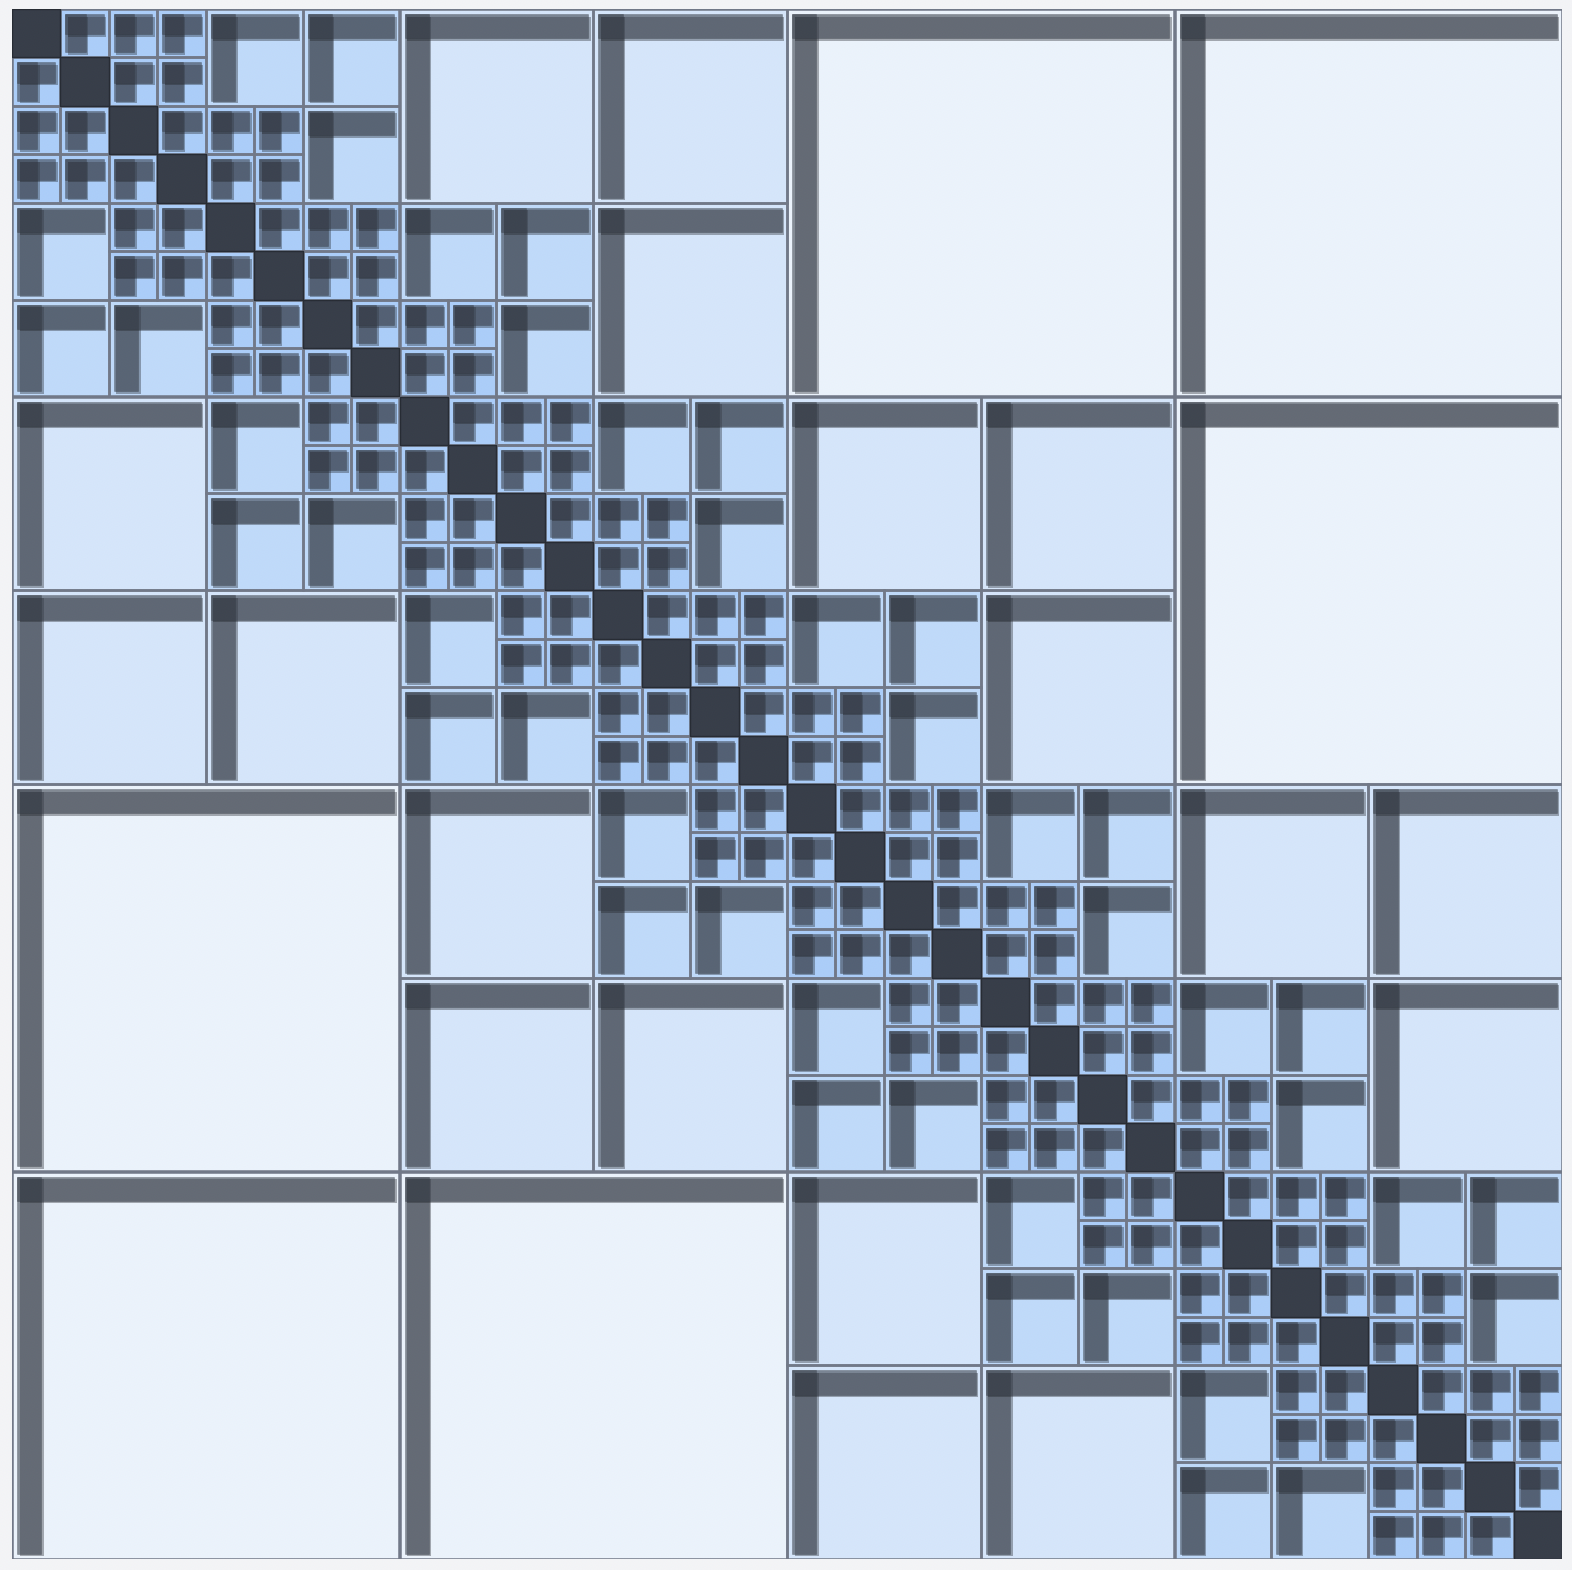

Reproduce this figure in Python.
"""
Schematic figure for weak-admissibility H-matrix tiling (not HODLR).

Uses the same dyadic admissibility rule as ``standard_admissible_unique_blocks`` in the
repository's H-matrix tiling sources. Constants below are only for the drawing.

Toggle ``SHOW_HIGHWAYS`` (or run with ``--bare``) to draw the partition without the red bands.
Highway band (red): prolongation scatter matching ``_accumulate_highway_from_blocks`` (indices
``HM_PROLONG_ROW_LEAF_IDX``, ``HM_PROLONG_COL_LEAF_IDX`` in the same module): one chosen
off-diagonal tile ``(r0, c0, S)`` scatters into all row leaves ``r0..r0+S-1`` and column
leaves ``c0..c0+S-1``. We show the union of those **row-strip** and **column-strip** regions
restricted to the **upper triangle including the diagonal** (leaf row index ``<=`` leaf column
index), i.e. on and above the main diagonal in the leaf grid.
"""

from __future__ import annotations

import argparse

import matplotlib.colors as mcolors
import matplotlib.patheffects as pe
import matplotlib.pyplot as plt
import matplotlib.patches as patches
import numpy as np

# --- Illustration parameters (any power-of-two leaf count; plot scale is arbitrary) ---
NUM_LEAVES = 64
PIX_PER_LEAF = 20
ETA = 1.0

N_DRAW = NUM_LEAVES * PIX_PER_LEAF

# --- Highway demo (row/col prolong strips, upper triangle including diagonal) ---
# Set to ``False`` for partition-only figure (no red bands). CLI ``--bare`` also turns highways off.
SHOW_HIGHWAYS = True
# Off-diagonal block size ``S``: ``0`` = largest, ``1`` = second-largest, ``2`` = one dyadic
# step smaller (half the linear extent), etc.
HIGHWAY_S_RANK = 2
# Red overlay on top of tile blue (R, G, B, alpha); a bit punchier than the very muted version.
HIGHWAY_FACE_RGBA = (0.92, 0.22, 0.24, 0.48)
HIGHWAY_EDGE = (0.58, 0.14, 0.16, 0.62)

# --- Palette ---
BG_COLOR = "#F4F5F7"
LEAF_SLATE = "#3D4754"
DIAG_FILL = LEAF_SLATE
DIAG_EDGE = "#2A323C"
OFF_OUTLINE = "#7A8494"
OFF_OUTLINE_WIDTH = 0.9
OFF_BG_HUE = 0.58
OFF_BG_VALUE = 0.99
OFF_BG_SAT_MAX = 1.0 / 3.0
OFF_BG_SAT_LARGE = 0.07
STRIP_THICKNESS = PIX_PER_LEAF * 0.5
DISPLAY_INSET_PX = 5.0
STRIP_FACE = (0.24, 0.28, 0.33)
STRIP_ALPHA = 0.55
STRIP_EDGE = (0.18, 0.22, 0.26, 0.4)
STRIP_EDGE_WIDTH = 0.2
STRIP_SHADOW_OFFSET = (0.9, -0.9)
STRIP_SHADOW_ALPHA = 0.32

FIG_SIZE = (10, 10)
SPACING = 0.002


def standard_admissible_unique_blocks(num_units: int, eta: float) -> np.ndarray:
    nu = int(num_units)
    if nu <= 0:
        return np.zeros((0, 3), dtype=np.int64)
    r = np.arange(nu, dtype=np.int64)[:, None]
    c = np.arange(nu, dtype=np.int64)[None, :]
    s_max = np.ones((nu, nu), dtype=np.int64)
    max_level = (nu.bit_length() - 1) if nu > 1 else 0
    eta_f = float(eta)
    for lv in range(1, max_level + 1):
        s = 1 << lv
        r0 = (r // s) * s
        c0 = (c // s) * s
        d = np.abs(r0 - c0).astype(np.float64) - float(s)
        admissible = (d > 0) & (float(s) <= eta_f * d)
        s_max = np.where(admissible, s, s_max)
    final_r0 = (r // s_max) * s_max
    final_c0 = (c // s_max) * s_max
    flat = np.stack([final_r0.ravel(), final_c0.ravel(), s_max.ravel()], axis=-1)
    return np.unique(flat, axis=0)


def _is_dense_on_diag_leaf(r0: int, c0: int, s: int) -> bool:
    return r0 == c0 and s == 1


def pick_highway_seed_block(tiles: np.ndarray, num_leaves: int) -> tuple[int, int, int] | None:
    """
    Pick one off-diagonal tile ``(r0, c0, S)`` for the highway illustration.

    ``HIGHWAY_S_RANK`` picks the distinct off-diagonal size ``S`` (largest first).  Among
    upper-triangular tiles ``(r0 < c0)`` with that ``S``, choose the one whose block center
    ``(r0+S/2, c0+S/2)`` is closest to the middle of the ``K``-by-``K`` leaf grid (``K/2``),
    so the row/column bands sit nearer the figure center than the top-left chain.
    """
    off: list[tuple[int, int, int]] = []
    for row in tiles:
        r0, c0, s = int(row[0]), int(row[1]), int(row[2])
        if _is_dense_on_diag_leaf(r0, c0, s):
            continue
        off.append((r0, c0, s))
    if not off:
        return None
    sizes = sorted({s for _, _, s in off}, reverse=True)
    rank = min(HIGHWAY_S_RANK, len(sizes) - 1)
    s_pick = sizes[rank]
    cand = [(r0, c0, s) for (r0, c0, s) in off if s == s_pick and r0 < c0]
    if not cand:
        return None
    k = float(num_leaves)
    ctr = 0.5 * k

    def center_dist2(t: tuple[int, int, int]) -> float:
        r0, c0, s = t
        mr = r0 + 0.5 * float(s)
        mc = c0 + 0.5 * float(s)
        return (mr - ctr) ** 2 + (mc - ctr) ** 2

    cand.sort(key=lambda t: (center_dist2(t), t[0], t[1]))
    return cand[3]


def highway_upper_tri_leaf_cells(r0b: int, c0b: int, sb: int, num_leaves: int) -> set[tuple[int, int]]:
    """
    Leaf pairs ``(R, C)`` with ``R <= C`` (upper triangle including diagonal) touched by the
    row- and column-strip prolongation index sets for tile ``(r0b, c0b, sb)``.
    """
    k = int(num_leaves)
    cells: set[tuple[int, int]] = set()
    for r in range(r0b, r0b + sb):
        for c in range(r, k):
            cells.add((r, c))
    for c in range(c0b, c0b + sb):
        for r in range(0, c + 1):
            cells.add((r, c))
    return cells


def _off_diag_s_bounds(tiles: np.ndarray) -> tuple[int, int]:
    s_vals: list[int] = []
    for r0, c0, s in tiles:
        r0, c0, s = int(r0), int(c0), int(s)
        if not _is_dense_on_diag_leaf(r0, c0, s):
            s_vals.append(s)
    if not s_vals:
        return 1, 1
    return min(s_vals), max(s_vals)


def off_block_fill_rgba(s: int, s_min: int, s_max: int) -> tuple[float, float, float, float]:
    a = float(s * s)
    a0 = float(s_min * s_min)
    a1 = float(s_max * s_max)
    if a1 <= a0:
        t = 0.0
    else:
        t = (np.log(a) - np.log(a0)) / (np.log(a1) - np.log(a0))
    t = float(np.clip(t, 0.0, 1.0))
    sat = OFF_BG_SAT_MAX + (OFF_BG_SAT_LARGE - OFF_BG_SAT_MAX) * t
    rgb = mcolors.hsv_to_rgb([OFF_BG_HUE, sat, OFF_BG_VALUE])
    return (float(rgb[0]), float(rgb[1]), float(rgb[2]), 1.0)


def _display_px_to_data_d(ax, n_px: float) -> float:
    x0, x1 = ax.get_xlim()
    px0 = ax.transData.transform((x0, 0.0))
    px1 = ax.transData.transform((x1, 0.0))
    disp_w = abs(px1[0] - px0[0])
    dx = abs(n_px * (x1 - x0) / disp_w) if disp_w > 1e-9 else 0.0

    y0, y1 = ax.get_ylim()
    py0 = ax.transData.transform((0.0, y0))
    py1 = ax.transData.transform((0.0, y1))
    disp_h = abs(py1[1] - py0[1])
    dy = abs(n_px * (y1 - y0) / disp_h) if disp_h > 1e-9 else 0.0

    return float(max(dx, dy))


def _tile_inner_bounds(r0: int, c0: int, s: int, pix_per_leaf: float) -> tuple[float, float, float, float]:
    px = float(c0 * pix_per_leaf)
    py = float(r0 * pix_per_leaf)
    w = h = float(s * pix_per_leaf)
    return px + SPACING, py + SPACING, w - 2 * SPACING, h - 2 * SPACING


def _leaf_cell_inner_bounds(r: int, c: int, pix_per_leaf: float) -> tuple[float, float, float, float]:
    """Same spacing convention as partition tiles, for a single leaf cell."""
    return _tile_inner_bounds(r, c, 1, pix_per_leaf)


def _add_strip_shadow(patch: patches.Patch) -> None:
    patch.set_path_effects(
        [
            pe.SimplePatchShadow(
                offset=STRIP_SHADOW_OFFSET,
                shadow_rgbFace="#1e2329",
                alpha=STRIP_SHADOW_ALPHA,
            ),
            pe.Normal(),
        ]
    )


def _draw_leaf_cell_background(
    ax,
    r: int,
    c: int,
    pix_per_leaf: float,
    *,
    facecolor,
    linewidth: float = 0.0,
    edgecolor: str | tuple | None = None,
    zorder: float = 2.0,
) -> None:
    lx, ly, lw, lh = _leaf_cell_inner_bounds(r, c, pix_per_leaf)
    ax.add_patch(
        patches.Rectangle(
            (lx, ly),
            lw,
            lh,
            linewidth=linewidth,
            edgecolor=edgecolor if linewidth > 0 else "none",
            facecolor=facecolor,
            zorder=zorder,
        )
    )


def _draw_admissible_tile_leaf_backgrounds(
    ax,
    r0: int,
    c0: int,
    s: int,
    pix_per_leaf: float,
    fill_rgba: tuple[float, float, float, float],
    highway_cells: set[tuple[int, int]],
) -> None:
    """Per-leaf fill: highway cells get tile blue then a translucent red overlay (softer hue)."""
    for r in range(r0, r0 + s):
        for c in range(c0, c0 + s):
            _draw_leaf_cell_background(ax, r, c, pix_per_leaf, facecolor=fill_rgba, zorder=2.0)
            if (r, c) in highway_cells:
                _draw_leaf_cell_background(
                    ax, r, c, pix_per_leaf, facecolor=HIGHWAY_FACE_RGBA, zorder=2.25
                )


def draw_dense_leaf(ax, r0: int, c0: int, s: int, pix_per_leaf: float, highway_cells: set[tuple[int, int]]) -> None:
    x0, y0, bw, bh = _tile_inner_bounds(r0, c0, s, pix_per_leaf)
    on_hw = (r0, c0) in highway_cells
    rect = patches.Rectangle(
        (x0, y0),
        bw,
        bh,
        linewidth=0.5,
        edgecolor=HIGHWAY_EDGE if on_hw else DIAG_EDGE,
        facecolor=DIAG_FILL,
        zorder=6,
    )
    ax.add_patch(rect)
    if on_hw:
        ax.add_patch(
            patches.Rectangle(
                (x0, y0),
                bw,
                bh,
                linewidth=0,
                edgecolor="none",
                facecolor=HIGHWAY_FACE_RGBA,
                zorder=6.2,
            )
        )


def draw_admissible_tile(
    ax,
    r0: int,
    c0: int,
    s: int,
    pix_per_leaf: float,
    s_min: int,
    s_max: int,
    highway_cells: set[tuple[int, int]],
) -> None:
    x0, y0, bw, bh = _tile_inner_bounds(r0, c0, s, pix_per_leaf)
    d_raw = _display_px_to_data_d(ax, DISPLAY_INSET_PX)
    t = min(STRIP_THICKNESS, 0.42 * min(bw, bh))
    d_max = max(0.0, min((bw - t), (bh - t)) / 2.0 - 1e-6)
    d = min(d_raw, d_max) if d_max > 0.0 else 0.0

    fill_rgba = off_block_fill_rgba(s, s_min, s_max)
    _draw_admissible_tile_leaf_backgrounds(ax, r0, c0, s, pix_per_leaf, fill_rgba, highway_cells)

    ix, iy = x0 + d, y0 + d
    vh = max(0.0, bh - 2.0 * d)
    hw = max(0.0, bw - 2.0 * d)
    vert = patches.Rectangle(
        (ix, iy),
        t,
        vh,
        linewidth=STRIP_EDGE_WIDTH,
        edgecolor=STRIP_EDGE,
        facecolor=(*STRIP_FACE, STRIP_ALPHA),
        zorder=3,
    )
    ax.add_patch(vert)
    _add_strip_shadow(vert)

    horiz = patches.Rectangle(
        (ix, iy),
        hw,
        t,
        linewidth=STRIP_EDGE_WIDTH,
        edgecolor=STRIP_EDGE,
        facecolor=(*STRIP_FACE, STRIP_ALPHA),
        zorder=4,
    )
    ax.add_patch(horiz)
    _add_strip_shadow(horiz)

    outline = patches.Rectangle(
        (x0, y0),
        bw,
        bh,
        linewidth=OFF_OUTLINE_WIDTH,
        edgecolor=OFF_OUTLINE,
        facecolor="none",
        zorder=5,
    )
    ax.add_patch(outline)


def visualize_hmatrix(ax, *, show_highways: bool | None = None) -> None:
    if show_highways is None:
        show_highways = SHOW_HIGHWAYS
    tiles = standard_admissible_unique_blocks(NUM_LEAVES, ETA)
    s_min, s_max = _off_diag_s_bounds(tiles)
    highway_cells: set[tuple[int, int]] = set()
    if show_highways:
        seed = pick_highway_seed_block(tiles, NUM_LEAVES)
        if seed is not None:
            rr, cc, ss = seed
            highway_cells = highway_upper_tri_leaf_cells(rr, cc, ss, NUM_LEAVES)

    order = np.argsort(-tiles[:, 2].astype(np.int64))
    tiles = tiles[order]
    for r0, c0, s in tiles:
        r0, c0, s = int(r0), int(c0), int(s)
        if _is_dense_on_diag_leaf(r0, c0, s):
            draw_dense_leaf(ax, r0, c0, s, PIX_PER_LEAF, highway_cells)
        else:
            draw_admissible_tile(ax, r0, c0, s, PIX_PER_LEAF, s_min, s_max, highway_cells)


def main() -> None:
    parser = argparse.ArgumentParser(description="Schematic weak-admissibility H-matrix partition.")
    parser.add_argument(
        "--save",
        metavar="PATH",
        help="Write PNG to PATH instead of opening an interactive window.",
    )
    parser.add_argument(
        "--bare",
        action="store_true",
        help="Partition only: omit highway overlay (overrides SHOW_HIGHWAYS).",
    )
    args = parser.parse_args()

    fig, ax = plt.subplots(figsize=FIG_SIZE)
    fig.patch.set_facecolor(BG_COLOR)
    ax.set_facecolor(BG_COLOR)
    ax.set_aspect("equal")
    ax.set_xlim(0, N_DRAW)
    ax.set_ylim(N_DRAW, 0)
    ax.axis("off")

    visualize_hmatrix(ax, show_highways=SHOW_HIGHWAYS and (not args.bare))

    plt.subplots_adjust(top=0.95, bottom=0.05)

    if args.save:
        plt.savefig(args.save, dpi=300, bbox_inches="tight", pad_inches=0.05, facecolor=BG_COLOR)
        plt.close(fig)
        return

    plt.show()


if __name__ == "__main__":
    main()
